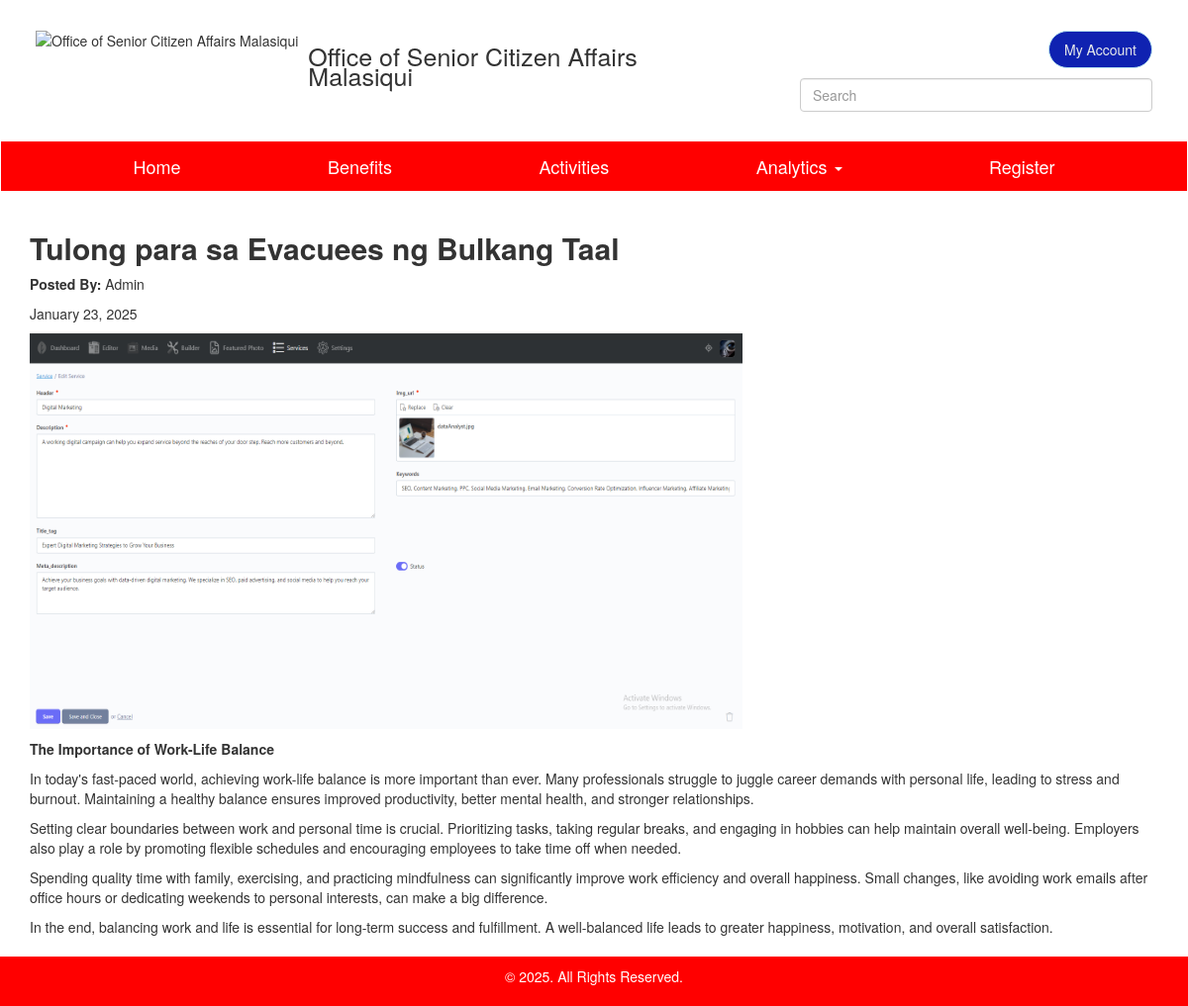
The app's page /view_activity.php?id=19 with its own data.
### tables this page shows
CREATE TABLE `activities` (
  `id` int NOT NULL,
  `title` varchar(255) NOT NULL,
  `activity_date` date NOT NULL,
  `content` text,
  `image_path` varchar(255) DEFAULT NULL,
  `created_at` timestamp(6) NOT NULL DEFAULT CURRENT_TIMESTAMP(6),
  `updated_at` timestamp(6) NOT NULL DEFAULT CURRENT_TIMESTAMP(6),
  `deleted_at` timestamp(6) NULL DEFAULT NULL
);

### view_activity.php (the view, shortened to what this page needs)
<?php
include './database/db_connection.php';
$activity_id = $_GET['id'];
try {
    $sql = "SELECT * FROM activities WHERE id = :id LIMIT 1";
    $stmt = $pdo->prepare($sql);
    $stmt->bindParam(':id', $activity_id, PDO::PARAM_INT);
    $stmt->execute();
    $activity = $stmt->fetch(PDO::FETCH_ASSOC);
} catch (PDOException $e) {
    die("Error fetching activity: " . $e->getMessage());
}
?>
<!DOCTYPE html>
<html lang="en">
<head>
    <link rel="stylesheet" href="assets/css/activities.css">
    <link rel="stylesheet" href="assets/css/styleHome.css">
    <link rel="stylesheet" href="assets/css/banner.css">
    <link rel="stylesheet" href="https://maxcdn.bootstrapcdn.com/bootstrap/3.4.1/css/bootstrap.min.css">
</head>
<body>
<nav class="navbar">
    <?php include './components/nav.php'; ?>
</nav>
<main class="heromain">
    <section>
        <div class="container">
            <div class="row">
                <div class="col-sm-12">
                    <div class="activity-details">
                        <h2><b><?php echo htmlspecialchars($activity['title']); ?></b></h2>
                        <p><strong>Posted By:</strong> Admin</p>
                        <p><strong></strong> <?php echo date('F j, Y', strtotime($activity['activity_date'])); ?></p>
                        </div>
                        <img id="image" src="./<?php echo substr($activity['image_path'], 1); ?>" alt="" >
                        <p><strong></strong> <?php echo $activity['content']; ?></p>
                    </div>
                </div>
            </div>
    </section>
</main>
<?php include './components/footer.php'; ?>
</body>
</html>

### assets/css/styleHome.css (style rules this page uses)
body { font-style: 'Lora', sans-serif; overflow-x: hidden; }
.heromain { padding-bottom: 5%; }

### assets/css/footer.css (style rules this page uses)
* { margin: 0; padding: 0; box-sizing: border-box; }
body, html { height: 100%; }

### view_activity.php (style rules this page uses)
#image { height: 50vh; width: 60vw; }

### records on screen
activities: title "Tulong para sa Evacuees ng Bulkang Taal", activity_date "January 23, 2025", image_path (picture), content "The Importance of Work-Life Balance In today's fast-paced world, achieving work-life balance is more important than ever. Many professionals struggle to juggle career demands with personal life, leading to stress and burnout. Maintaining a healthy balance ensures improved productivity, better mental health, and stronger relationships. Setting clear boundaries between work and personal time is crucial. Prioritizing tasks, taking regular breaks, and engaging in hobbies can help maintain overall well-being. Employers also play a role by promoting flexible schedules and encouraging employees to take time off when needed. Spending quality time with family, exercising, and practicing mindfulness…"
